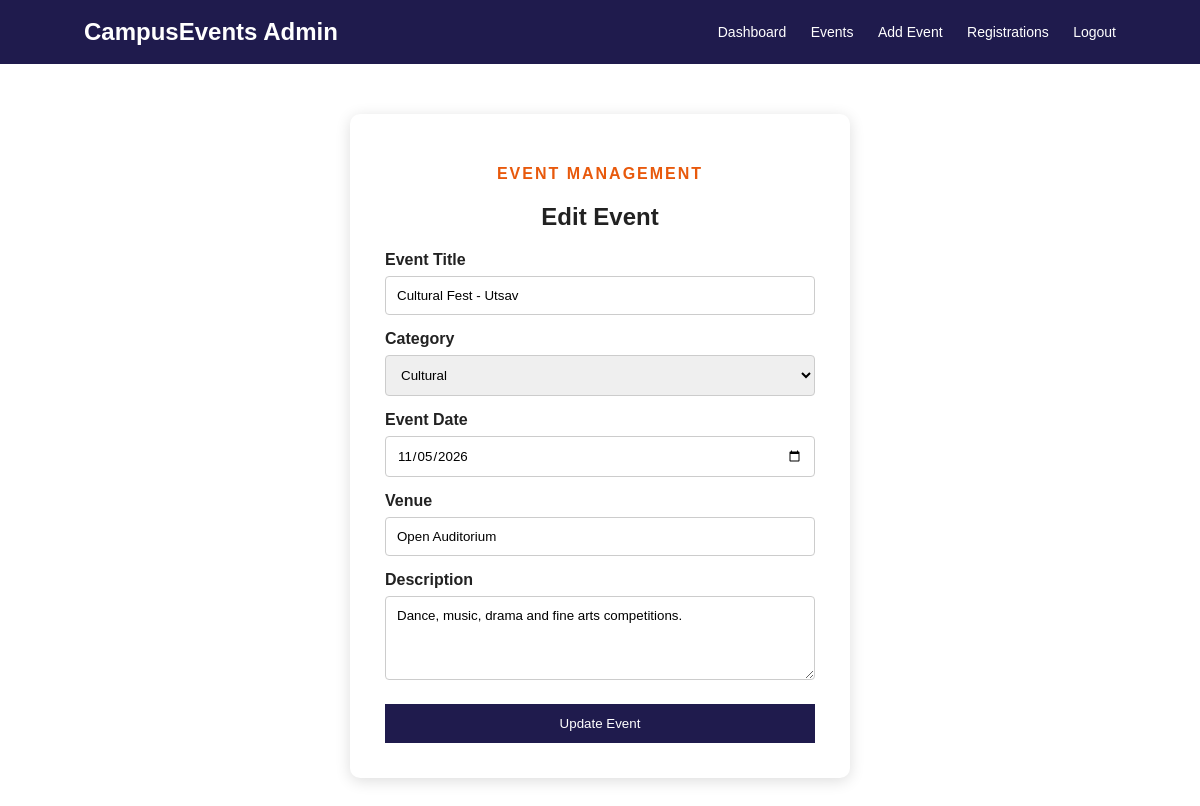
/edit_event.php?id=2 (signed in), run on the app's committed database.
### tables this page shows
CREATE TABLE events (
  id INT AUTO_INCREMENT PRIMARY KEY,
  title VARCHAR(150) NOT NULL,
  category VARCHAR(50),
  event_date DATE,
  venue VARCHAR(100),
  description TEXT
);

### edit_event.php (the view, shortened to what this page needs)
<?php
include "admin_auth.php";
$id = (int)$_GET['id'];
$stmt = $conn->prepare("SELECT * FROM events WHERE id=?");
$stmt->bind_param("i", $id);
$stmt->execute();
$row = $stmt->get_result()->fetch_assoc();
include "admin_nav.php";
?>
<div class="form-box">
  <p class="small-title center">EVENT MANAGEMENT</p>
  <h2>Edit Event</h2>
  <form method="POST">
    <label>Event Title</label>
    <input type="text" name="title" required
           value="<?php echo htmlspecialchars($row['title']); ?>">
    <label>Category</label>
    <select name="category">
      <?php foreach (["Technical","Cultural","Sports","Workshop"] as $c) { ?>
      <option <?php if ($row['category'] == $c) echo "selected"; ?>>
        <?php echo $c; ?>
      </option>
      <?php } ?>
    </select>
    <label>Event Date</label>
    <input type="date" name="event_date" required
           value="<?php echo $row['event_date']; ?>">
    <label>Venue</label>
    <input type="text" name="venue" required
           value="<?php echo htmlspecialchars($row['venue']); ?>">
    <label>Description</label>
    <textarea name="description" rows="4" required><?php
      echo htmlspecialchars($row['description']); ?></textarea>
    <button type="submit" name="update">Update Event</button>
  </form>
</div>
</body>
</html>

### style.css (style rules this page uses)
* { box-sizing: border-box; }
html { scroll-behavior: smooth; }
body { margin: 0; font-family: Arial, sans-serif; color: #222; background: #fff; }
.small-title { color: #e8590c; font-weight: bold; letter-spacing: 2px; }
.center { text-align: center; }
.form-box { background: white; width: 500px; max-width: 92%; margin: 50px auto; padding: 35px; border-radius: 10px; box-shadow: 0 3px 15px #ddd; }
.form-box h2 { text-align: center; }
label { display: block; margin-top: 15px; font-weight: bold; }
input, select, textarea { width: 100%; padding: 11px; margin-top: 7px; border: 1px solid #ccc; border-radius: 4px; font-family: Arial, sans-serif; }
button { width: 100%; padding: 12px; margin-top: 20px; background: #1f1b4d; color: white; border: 0; cursor: pointer; }

### data on the page
events: title "Cultural Fest - Utsav", category "Cultural", event_date "11/05/2026", venue "Open Auditorium", description "Dance, music, drama and fine arts competitions."
